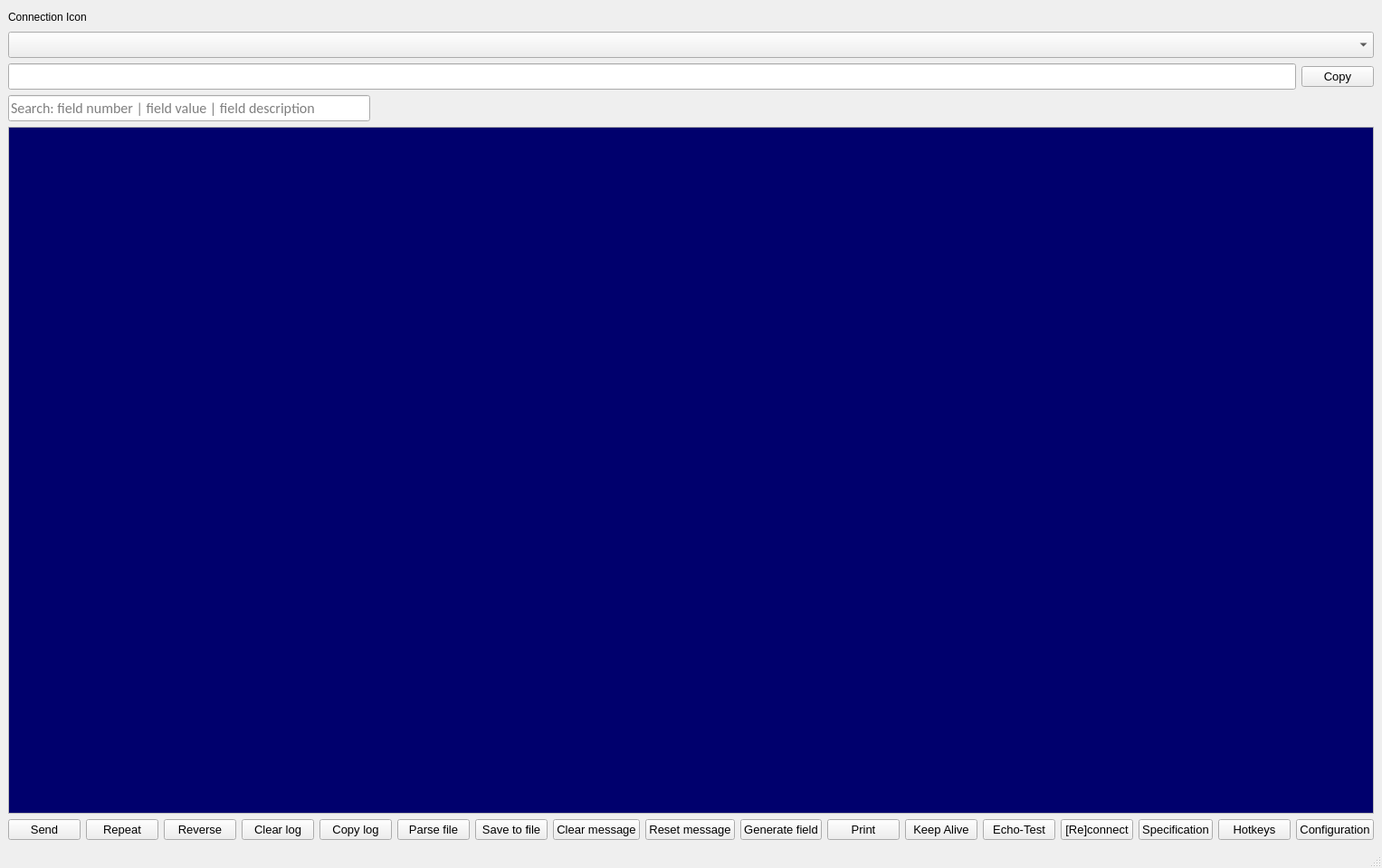
<?xml version="1.0" encoding="UTF-8"?>
<ui version="4.0">
 <class>MainWindow</class>
 <widget class="QMainWindow" name="MainWindow">
  <property name="geometry">
   <rect>
    <x>0</x>
    <y>0</y>
    <width>1458</width>
    <height>959</height>
   </rect>
  </property>
  <property name="mouseTracking">
   <bool>false</bool>
  </property>
  <property name="focusPolicy">
   <enum>Qt::NoFocus</enum>
  </property>
  <property name="windowTitle">
   <string>SmartVista Terminal</string>
  </property>
  <widget class="QWidget" name="centralwidget">
   <layout class="QGridLayout" name="gridLayout">
    <item row="2" column="0">
     <layout class="QHBoxLayout" name="horizontalLayout_4">
      <item>
       <widget class="QLineEdit" name="Bitmap">
        <property name="font">
         <font>
          <family>Calibri</family>
          <pointsize>12</pointsize>
         </font>
        </property>
        <property name="mouseTracking">
         <bool>true</bool>
        </property>
        <property name="focusPolicy">
         <enum>Qt::NoFocus</enum>
        </property>
        <property name="readOnly">
         <bool>true</bool>
        </property>
       </widget>
      </item>
      <item>
       <widget class="QPushButton" name="ButtonCopyBitmap">
        <property name="font">
         <font>
          <pointsize>10</pointsize>
         </font>
        </property>
        <property name="focusPolicy">
         <enum>Qt::NoFocus</enum>
        </property>
        <property name="text">
         <string>Copy</string>
        </property>
       </widget>
      </item>
     </layout>
    </item>
    <item row="6" column="0">
     <layout class="QHBoxLayout" name="horizontalLayout_2">
      <item>
       <widget class="QPushButton" name="ButtonSend">
        <property name="sizePolicy">
         <sizepolicy hsizetype="Fixed" vsizetype="Fixed">
          <horstretch>0</horstretch>
          <verstretch>0</verstretch>
         </sizepolicy>
        </property>
        <property name="font">
         <font>
          <pointsize>10</pointsize>
         </font>
        </property>
        <property name="focusPolicy">
         <enum>Qt::NoFocus</enum>
        </property>
        <property name="text">
         <string>Send</string>
        </property>
       </widget>
      </item>
      <item>
       <widget class="QPushButton" name="ButtonRepeat">
        <property name="sizePolicy">
         <sizepolicy hsizetype="Fixed" vsizetype="Fixed">
          <horstretch>0</horstretch>
          <verstretch>0</verstretch>
         </sizepolicy>
        </property>
        <property name="font">
         <font>
          <pointsize>10</pointsize>
         </font>
        </property>
        <property name="focusPolicy">
         <enum>Qt::TabFocus</enum>
        </property>
        <property name="text">
         <string>Repeat</string>
        </property>
       </widget>
      </item>
      <item>
       <widget class="QPushButton" name="ButtonReverse">
        <property name="font">
         <font>
          <pointsize>10</pointsize>
         </font>
        </property>
        <property name="focusPolicy">
         <enum>Qt::TabFocus</enum>
        </property>
        <property name="text">
         <string>Reverse</string>
        </property>
       </widget>
      </item>
      <item>
       <widget class="QPushButton" name="ButtonClearLog">
        <property name="sizePolicy">
         <sizepolicy hsizetype="Fixed" vsizetype="Fixed">
          <horstretch>0</horstretch>
          <verstretch>0</verstretch>
         </sizepolicy>
        </property>
        <property name="font">
         <font>
          <pointsize>10</pointsize>
         </font>
        </property>
        <property name="focusPolicy">
         <enum>Qt::TabFocus</enum>
        </property>
        <property name="text">
         <string>Clear log</string>
        </property>
       </widget>
      </item>
      <item>
       <widget class="QPushButton" name="ButtonCopyLog">
        <property name="font">
         <font>
          <pointsize>10</pointsize>
         </font>
        </property>
        <property name="focusPolicy">
         <enum>Qt::TabFocus</enum>
        </property>
        <property name="text">
         <string>Copy log</string>
        </property>
       </widget>
      </item>
      <item>
       <widget class="QPushButton" name="ButtonParseDump">
        <property name="sizePolicy">
         <sizepolicy hsizetype="Fixed" vsizetype="Fixed">
          <horstretch>0</horstretch>
          <verstretch>0</verstretch>
         </sizepolicy>
        </property>
        <property name="font">
         <font>
          <pointsize>10</pointsize>
         </font>
        </property>
        <property name="focusPolicy">
         <enum>Qt::TabFocus</enum>
        </property>
        <property name="text">
         <string>Parse file</string>
        </property>
       </widget>
      </item>
      <item>
       <widget class="QPushButton" name="ButtonSave">
        <property name="sizePolicy">
         <sizepolicy hsizetype="Fixed" vsizetype="Fixed">
          <horstretch>0</horstretch>
          <verstretch>0</verstretch>
         </sizepolicy>
        </property>
        <property name="font">
         <font>
          <pointsize>10</pointsize>
         </font>
        </property>
        <property name="focusPolicy">
         <enum>Qt::TabFocus</enum>
        </property>
        <property name="text">
         <string>Save to file</string>
        </property>
       </widget>
      </item>
      <item>
       <widget class="QPushButton" name="ButtonClearMessage">
        <property name="sizePolicy">
         <sizepolicy hsizetype="Fixed" vsizetype="Fixed">
          <horstretch>0</horstretch>
          <verstretch>0</verstretch>
         </sizepolicy>
        </property>
        <property name="font">
         <font>
          <pointsize>10</pointsize>
         </font>
        </property>
        <property name="focusPolicy">
         <enum>Qt::TabFocus</enum>
        </property>
        <property name="text">
         <string>Clear message</string>
        </property>
       </widget>
      </item>
      <item>
       <widget class="QPushButton" name="ButtonDefault">
        <property name="sizePolicy">
         <sizepolicy hsizetype="Fixed" vsizetype="Fixed">
          <horstretch>0</horstretch>
          <verstretch>0</verstretch>
         </sizepolicy>
        </property>
        <property name="font">
         <font>
          <pointsize>10</pointsize>
         </font>
        </property>
        <property name="focusPolicy">
         <enum>Qt::TabFocus</enum>
        </property>
        <property name="text">
         <string>Reset message</string>
        </property>
       </widget>
      </item>
      <item>
       <widget class="QPushButton" name="ButtonGenerateField">
        <property name="sizePolicy">
         <sizepolicy hsizetype="Fixed" vsizetype="Fixed">
          <horstretch>0</horstretch>
          <verstretch>0</verstretch>
         </sizepolicy>
        </property>
        <property name="font">
         <font>
          <pointsize>10</pointsize>
         </font>
        </property>
        <property name="focusPolicy">
         <enum>Qt::TabFocus</enum>
        </property>
        <property name="text">
         <string>Generate field</string>
        </property>
       </widget>
      </item>
      <item>
       <widget class="QPushButton" name="ButtonPrintData">
        <property name="sizePolicy">
         <sizepolicy hsizetype="Fixed" vsizetype="Fixed">
          <horstretch>0</horstretch>
          <verstretch>0</verstretch>
         </sizepolicy>
        </property>
        <property name="font">
         <font>
          <pointsize>10</pointsize>
         </font>
        </property>
        <property name="focusPolicy">
         <enum>Qt::TabFocus</enum>
        </property>
        <property name="text">
         <string>Print</string>
        </property>
       </widget>
      </item>
      <item>
       <widget class="QPushButton" name="ButtonKeepAlive">
        <property name="sizePolicy">
         <sizepolicy hsizetype="Fixed" vsizetype="Fixed">
          <horstretch>0</horstretch>
          <verstretch>0</verstretch>
         </sizepolicy>
        </property>
        <property name="font">
         <font>
          <pointsize>10</pointsize>
         </font>
        </property>
        <property name="focusPolicy">
         <enum>Qt::TabFocus</enum>
        </property>
        <property name="text">
         <string>Keep Alive</string>
        </property>
       </widget>
      </item>
      <item>
       <widget class="QPushButton" name="ButtonEchoTest">
        <property name="sizePolicy">
         <sizepolicy hsizetype="Fixed" vsizetype="Fixed">
          <horstretch>0</horstretch>
          <verstretch>0</verstretch>
         </sizepolicy>
        </property>
        <property name="font">
         <font>
          <pointsize>10</pointsize>
         </font>
        </property>
        <property name="focusPolicy">
         <enum>Qt::TabFocus</enum>
        </property>
        <property name="text">
         <string>Echo-Test</string>
        </property>
       </widget>
      </item>
      <item>
       <widget class="QPushButton" name="ButtonReconnect">
        <property name="sizePolicy">
         <sizepolicy hsizetype="Fixed" vsizetype="Fixed">
          <horstretch>0</horstretch>
          <verstretch>0</verstretch>
         </sizepolicy>
        </property>
        <property name="font">
         <font>
          <pointsize>10</pointsize>
         </font>
        </property>
        <property name="focusPolicy">
         <enum>Qt::TabFocus</enum>
        </property>
        <property name="text">
         <string>[Re]connect</string>
        </property>
       </widget>
      </item>
      <item>
       <widget class="QPushButton" name="ButtonSpecification">
        <property name="sizePolicy">
         <sizepolicy hsizetype="Fixed" vsizetype="Fixed">
          <horstretch>0</horstretch>
          <verstretch>0</verstretch>
         </sizepolicy>
        </property>
        <property name="font">
         <font>
          <pointsize>10</pointsize>
         </font>
        </property>
        <property name="focusPolicy">
         <enum>Qt::TabFocus</enum>
        </property>
        <property name="text">
         <string>Specification</string>
        </property>
       </widget>
      </item>
      <item>
       <widget class="QPushButton" name="ButtonHotkeys">
        <property name="sizePolicy">
         <sizepolicy hsizetype="Fixed" vsizetype="Fixed">
          <horstretch>0</horstretch>
          <verstretch>0</verstretch>
         </sizepolicy>
        </property>
        <property name="font">
         <font>
          <pointsize>10</pointsize>
         </font>
        </property>
        <property name="focusPolicy">
         <enum>Qt::TabFocus</enum>
        </property>
        <property name="text">
         <string>Hotkeys</string>
        </property>
       </widget>
      </item>
      <item>
       <widget class="QPushButton" name="ButtonSettings">
        <property name="sizePolicy">
         <sizepolicy hsizetype="Fixed" vsizetype="Fixed">
          <horstretch>0</horstretch>
          <verstretch>0</verstretch>
         </sizepolicy>
        </property>
        <property name="font">
         <font>
          <pointsize>10</pointsize>
         </font>
        </property>
        <property name="focusPolicy">
         <enum>Qt::TabFocus</enum>
        </property>
        <property name="text">
         <string>Configuration</string>
        </property>
       </widget>
      </item>
      <item>
       <spacer name="horizontalSpacer_3">
        <property name="orientation">
         <enum>Qt::Horizontal</enum>
        </property>
        <property name="sizeHint" stdset="0">
         <size>
          <width>40</width>
          <height>20</height>
         </size>
        </property>
       </spacer>
      </item>
     </layout>
    </item>
    <item row="0" column="0">
     <layout class="QHBoxLayout" name="horizontalLayout_3">
      <item>
       <widget class="QLabel" name="ConnectionStatusLabel">
        <property name="text">
         <string>Connection Icon</string>
        </property>
       </widget>
      </item>
      <item>
       <widget class="QLabel" name="ConnectionStatus">
        <property name="font">
         <font>
          <pointsize>10</pointsize>
         </font>
        </property>
        <property name="text">
         <string/>
        </property>
       </widget>
      </item>
      <item>
       <spacer name="horizontalSpacer_2">
        <property name="orientation">
         <enum>Qt::Horizontal</enum>
        </property>
        <property name="sizeHint" stdset="0">
         <size>
          <width>40</width>
          <height>20</height>
         </size>
        </property>
       </spacer>
      </item>
     </layout>
    </item>
    <item row="3" column="0">
     <layout class="QVBoxLayout" name="FieldsTreeLayout"/>
    </item>
    <item row="4" column="0">
     <layout class="QHBoxLayout" name="horizontalLayout">
      <item>
       <layout class="QHBoxLayout" name="PlusLayout"/>
      </item>
      <item>
       <layout class="QHBoxLayout" name="MinusLayout"/>
      </item>
      <item>
       <layout class="QHBoxLayout" name="NextLevelLayout"/>
      </item>
      <item>
       <layout class="QHBoxLayout" name="horizontalLayout_5">
        <item>
         <widget class="QLineEdit" name="SearchLine">
          <property name="minimumSize">
           <size>
            <width>400</width>
            <height>0</height>
           </size>
          </property>
          <property name="maximumSize">
           <size>
            <width>400</width>
            <height>16777215</height>
           </size>
          </property>
          <property name="font">
           <font>
            <family>Calibri</family>
            <pointsize>12</pointsize>
           </font>
          </property>
          <property name="inputMethodHints">
           <set>Qt::ImhLatinOnly</set>
          </property>
          <property name="maxLength">
           <number>1000</number>
          </property>
          <property name="placeholderText">
           <string>Search: field number | field value | field description</string>
          </property>
          <property name="clearButtonEnabled">
           <bool>true</bool>
          </property>
         </widget>
        </item>
        <item>
         <spacer name="horizontalSpacer">
          <property name="orientation">
           <enum>Qt::Horizontal</enum>
          </property>
          <property name="sizeHint" stdset="0">
           <size>
            <width>40</width>
            <height>20</height>
           </size>
          </property>
         </spacer>
        </item>
       </layout>
      </item>
     </layout>
    </item>
    <item row="1" column="0">
     <widget class="QComboBox" name="msgtype">
      <property name="palette">
       <palette>
        <active>
         <colorrole role="Base">
          <brush brushstyle="SolidPattern">
           <color alpha="255">
            <red>255</red>
            <green>255</green>
            <blue>255</blue>
           </color>
          </brush>
         </colorrole>
        </active>
        <inactive>
         <colorrole role="Base">
          <brush brushstyle="SolidPattern">
           <color alpha="255">
            <red>255</red>
            <green>255</green>
            <blue>255</blue>
           </color>
          </brush>
         </colorrole>
        </inactive>
        <disabled>
         <colorrole role="Base">
          <brush brushstyle="SolidPattern">
           <color alpha="255">
            <red>240</red>
            <green>240</green>
            <blue>240</blue>
           </color>
          </brush>
         </colorrole>
        </disabled>
       </palette>
      </property>
      <property name="font">
       <font>
        <family>Calibri</family>
        <pointsize>12</pointsize>
       </font>
      </property>
      <property name="focusPolicy">
       <enum>Qt::NoFocus</enum>
      </property>
      <property name="editable">
       <bool>false</bool>
      </property>
      <property name="currentText">
       <string/>
      </property>
     </widget>
    </item>
    <item row="5" column="0">
     <widget class="QTextEdit" name="LogArea">
      <property name="palette">
       <palette>
        <active>
         <colorrole role="Text">
          <brush brushstyle="SolidPattern">
           <color alpha="255">
            <red>255</red>
            <green>255</green>
            <blue>255</blue>
           </color>
          </brush>
         </colorrole>
         <colorrole role="Base">
          <brush brushstyle="SolidPattern">
           <color alpha="255">
            <red>0</red>
            <green>0</green>
            <blue>109</blue>
           </color>
          </brush>
         </colorrole>
        </active>
        <inactive>
         <colorrole role="Text">
          <brush brushstyle="SolidPattern">
           <color alpha="255">
            <red>255</red>
            <green>255</green>
            <blue>255</blue>
           </color>
          </brush>
         </colorrole>
         <colorrole role="Base">
          <brush brushstyle="SolidPattern">
           <color alpha="255">
            <red>0</red>
            <green>0</green>
            <blue>109</blue>
           </color>
          </brush>
         </colorrole>
        </inactive>
        <disabled>
         <colorrole role="Text">
          <brush brushstyle="SolidPattern">
           <color alpha="255">
            <red>120</red>
            <green>120</green>
            <blue>120</blue>
           </color>
          </brush>
         </colorrole>
         <colorrole role="Base">
          <brush brushstyle="SolidPattern">
           <color alpha="255">
            <red>240</red>
            <green>240</green>
            <blue>240</blue>
           </color>
          </brush>
         </colorrole>
        </disabled>
       </palette>
      </property>
      <property name="font">
       <font>
        <family>Courier New</family>
        <pointsize>11</pointsize>
       </font>
      </property>
      <property name="focusPolicy">
       <enum>Qt::ClickFocus</enum>
      </property>
      <property name="lineWrapMode">
       <enum>QTextEdit::WidgetWidth</enum>
      </property>
      <property name="readOnly">
       <bool>true</bool>
      </property>
      <property name="acceptRichText">
       <bool>false</bool>
      </property>
      <property name="textInteractionFlags">
       <set>Qt::TextSelectableByKeyboard|Qt::TextSelectableByMouse</set>
      </property>
     </widget>
    </item>
   </layout>
  </widget>
  <widget class="QMenuBar" name="menubar">
   <property name="geometry">
    <rect>
     <x>0</x>
     <y>0</y>
     <width>1458</width>
     <height>21</height>
    </rect>
   </property>
  </widget>
  <widget class="QStatusBar" name="statusbar"/>
 </widget>
 <tabstops>
  <tabstop>msgtype</tabstop>
  <tabstop>Bitmap</tabstop>
 </tabstops>
 <resources/>
 <connections/>
</ui>
